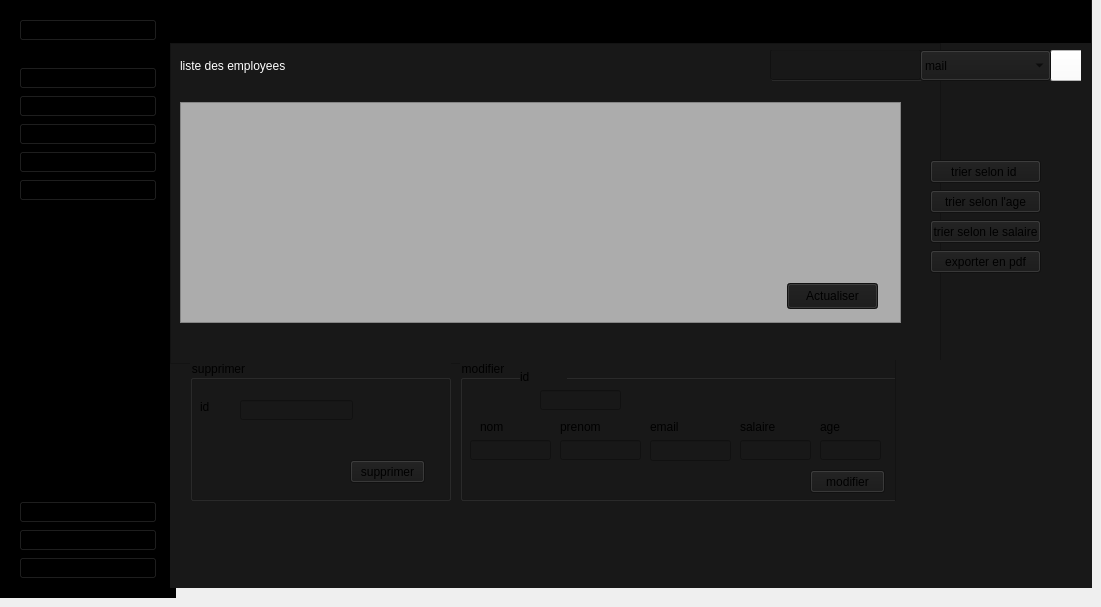
    <widget class="QWidget" name="ListPage">
     <widget class="QWidget" name="leftMenuContainer_2" native="true">
      <property name="geometry">
       <rect>
        <x>0</x>
        <y>0</y>
        <width>176</width>
        <height>598</height>
       </rect>
      </property>
      <property name="styleSheet">
       <string notr="true">background-color:#FFF;
</string>
      </property>
      <layout class="QVBoxLayout" name="verticalLayout_5">
       <property name="leftMargin">
        <number>0</number>
       </property>
       <property name="topMargin">
        <number>0</number>
       </property>
       <property name="rightMargin">
        <number>0</number>
       </property>
       <item>
        <widget class="QWidget" name="leftMenuSubContainer_2" native="true">
         <property name="styleSheet">
          <string notr="true">background-color:rgb(0, 0, 0);</string>
         </property>
         <layout class="QVBoxLayout" name="verticalLayout_7">
          <item alignment="Qt::AlignTop">
           <widget class="QFrame" name="UserSideMenu_2">
            <property name="frameShape">
             <enum>QFrame::StyledPanel</enum>
            </property>
            <property name="frameShadow">
             <enum>QFrame::Raised</enum>
            </property>
            <layout class="QHBoxLayout" name="horizontalLayout_3">
             <item>
              <widget class="QPushButton" name="Account_2">
               <property name="toolTip">
                <string>User</string>
               </property>
               <property name="toolTipDuration">
                <number>16</number>
               </property>
               <property name="styleSheet">
                <string notr="true"/>
               </property>
               <property name="text">
                <string>mon compte</string>
               </property>
               <property name="icon">
                <iconset>
                 <normaloff>icon/user.svg</normaloff>icon/user.svg</iconset>
               </property>
               <property name="iconSize">
                <size>
                 <width>20</width>
                 <height>20</height>
                </size>
               </property>
              </widget>
             </item>
            </layout>
           </widget>
          </item>
          <item>
           <widget class="QFrame" name="MainFunctions_2">
            <property name="sizePolicy">
             <sizepolicy hsizetype="Preferred" vsizetype="Preferred">
              <horstretch>0</horstretch>
              <verstretch>0</verstretch>
             </sizepolicy>
            </property>
            <property name="frameShape">
             <enum>QFrame::StyledPanel</enum>
            </property>
            <property name="frameShadow">
             <enum>QFrame::Raised</enum>
            </property>
            <layout class="QVBoxLayout" name="verticalLayout_8">
             <item>
              <widget class="QPushButton" name="HomeBtn_2">
               <property name="toolTip">
                <string>Home</string>
               </property>
               <property name="text">
                <string>maison</string>
               </property>
               <property name="icon">
                <iconset>
                 <normaloff>icon/home.svg</normaloff>
                 <normalon>icon/home.svg</normalon>icon/home.svg</iconset>
               </property>
               <property name="iconSize">
                <size>
                 <width>20</width>
                 <height>20</height>
                </size>
               </property>
              </widget>
             </item>
             <item>
              <widget class="QPushButton" name="DataBtn_2">
               <property name="toolTip">
                <string>Data</string>
               </property>
               <property name="text">
                <string>donnee employee</string>
               </property>
               <property name="icon">
                <iconset>
                 <normaloff>icon/database.svg</normaloff>
                 <normalon>icon/database.svg</normalon>icon/database.svg</iconset>
               </property>
               <property name="iconSize">
                <size>
                 <width>20</width>
                 <height>20</height>
                </size>
               </property>
              </widget>
             </item>
             <item>
              <widget class="QPushButton" name="addeq_2">
               <property name="styleSheet">
                <string notr="true">font: 75 9pt &quot;MS Shell Dlg 2&quot;;</string>
               </property>
               <property name="text">
                <string>ajouter employee</string>
               </property>
               <property name="icon">
                <iconset>
                 <normaloff>icon/plus.svg</normaloff>icon/plus.svg</iconset>
               </property>
               <property name="iconSize">
                <size>
                 <width>20</width>
                 <height>20</height>
                </size>
               </property>
              </widget>
             </item>
             <item>
              <widget class="QPushButton" name="PdfBtn_2">
               <property name="toolTip">
                <string>Pdf</string>
               </property>
               <property name="text">
                <string>demande de conjée</string>
               </property>
               <property name="icon">
                <iconset>
                 <normaloff>icon/plus.svg</normaloff>icon/plus.svg</iconset>
               </property>
               <property name="iconSize">
                <size>
                 <width>20</width>
                 <height>20</height>
                </size>
               </property>
              </widget>
             </item>
             <item>
              <widget class="QPushButton" name="pushButton_16">
               <property name="text">
                <string>donnee congé</string>
               </property>
               <property name="icon">
                <iconset>
                 <normaloff>icon/database.svg</normaloff>icon/database.svg</iconset>
               </property>
              </widget>
             </item>
             <item>
              <spacer name="verticalSpacer_8">
               <property name="orientation">
                <enum>Qt::Vertical</enum>
               </property>
               <property name="sizeHint" stdset="0">
                <size>
                 <width>20</width>
                 <height>40</height>
                </size>
               </property>
              </spacer>
             </item>
             <item>
              <spacer name="verticalSpacer_9">
               <property name="orientation">
                <enum>Qt::Vertical</enum>
               </property>
               <property name="sizeHint" stdset="0">
                <size>
                 <width>20</width>
                 <height>40</height>
                </size>
               </property>
              </spacer>
             </item>
             <item>
              <spacer name="verticalSpacer_10">
               <property name="orientation">
                <enum>Qt::Vertical</enum>
               </property>
               <property name="sizeHint" stdset="0">
                <size>
                 <width>20</width>
                 <height>40</height>
                </size>
               </property>
              </spacer>
             </item>
             <item>
              <spacer name="verticalSpacer_11">
               <property name="orientation">
                <enum>Qt::Vertical</enum>
               </property>
               <property name="sizeHint" stdset="0">
                <size>
                 <width>20</width>
                 <height>40</height>
                </size>
               </property>
              </spacer>
             </item>
             <item>
              <spacer name="verticalSpacer_12">
               <property name="orientation">
                <enum>Qt::Vertical</enum>
               </property>
               <property name="sizeHint" stdset="0">
                <size>
                 <width>20</width>
                 <height>40</height>
                </size>
               </property>
              </spacer>
             </item>
             <item>
              <spacer name="verticalSpacer_13">
               <property name="orientation">
                <enum>Qt::Vertical</enum>
               </property>
               <property name="sizeHint" stdset="0">
                <size>
                 <width>20</width>
                 <height>40</height>
                </size>
               </property>
              </spacer>
             </item>
             <item>
              <spacer name="verticalSpacer_14">
               <property name="orientation">
                <enum>Qt::Vertical</enum>
               </property>
               <property name="sizeHint" stdset="0">
                <size>
                 <width>20</width>
                 <height>40</height>
                </size>
               </property>
              </spacer>
             </item>
            </layout>
           </widget>
          </item>
          <item alignment="Qt::AlignBottom">
           <widget class="QFrame" name="AppFunction_2">
            <property name="frameShape">
             <enum>QFrame::StyledPanel</enum>
            </property>
            <property name="frameShadow">
             <enum>QFrame::Raised</enum>
            </property>
            <layout class="QVBoxLayout" name="verticalLayout_9">
             <item>
              <widget class="QPushButton" name="SettingsBtn_2">
               <property name="toolTip">
                <string>Settings</string>
               </property>
               <property name="text">
                <string>parametre</string>
               </property>
               <property name="icon">
                <iconset>
                 <normaloff>icon/settings.svg</normaloff>
                 <disabledoff>icon/settings.svg</disabledoff>icon/settings.svg</iconset>
               </property>
               <property name="iconSize">
                <size>
                 <width>20</width>
                 <height>20</height>
                </size>
               </property>
              </widget>
             </item>
             <item>
              <widget class="QPushButton" name="HelpBtn_2">
               <property name="toolTip">
                <string>Help</string>
               </property>
               <property name="text">
                <string>aide</string>
               </property>
               <property name="icon">
                <iconset>
                 <normaloff>icon/help-circle.svg</normaloff>
                 <normalon>icon/help-circle.svg</normalon>icon/help-circle.svg</iconset>
               </property>
               <property name="iconSize">
                <size>
                 <width>20</width>
                 <height>20</height>
                </size>
               </property>
              </widget>
             </item>
             <item>
              <widget class="QPushButton" name="LogoutBtn_2">
               <property name="toolTip">
                <string>Logout</string>
               </property>
               <property name="text">
                <string>deconnecter</string>
               </property>
               <property name="icon">
                <iconset>
                 <normaloff>icon/log-out.svg</normaloff>
                 <normalon>icon/log-out.svg</normalon>icon/log-out.svg</iconset>
               </property>
               <property name="iconSize">
                <size>
                 <width>20</width>
                 <height>20</height>
                </size>
               </property>
              </widget>
             </item>
            </layout>
           </widget>
          </item>
         </layout>
        </widget>
       </item>
      </layout>
     </widget>
     <widget class="QWidget" name="mainBodyContainer_2" native="true">
      <property name="geometry">
       <rect>
        <x>170</x>
        <y>-10</y>
        <width>922</width>
        <height>598</height>
       </rect>
      </property>
      <property name="styleSheet">
       <string notr="true">background-color:#181818 ;</string>
      </property>
      <widget class="QFrame" name="TopBar_2">
       <property name="geometry">
        <rect>
         <x>0</x>
         <y>0</y>
         <width>921</width>
         <height>53</height>
        </rect>
       </property>
       <property name="styleSheet">
        <string notr="true">background-color:rgb(0, 0, 0);</string>
       </property>
       <property name="frameShape">
        <enum>QFrame::StyledPanel</enum>
       </property>
       <property name="frameShadow">
        <enum>QFrame::Raised</enum>
       </property>
       <layout class="QVBoxLayout" name="verticalLayout_10">
        <item>
         <widget class="QLabel" name="Actor_2">
          <property name="styleSheet">
           <string notr="true">font: 75 16pt &quot;MS Shell Dlg 2&quot;;</string>
          </property>
          <property name="text">
           <string>responsable resource humaine</string>
          </property>
         </widget>
        </item>
       </layout>
      </widget>
      <widget class="QFrame" name="MainContent_2">
       <property name="geometry">
        <rect>
         <x>0</x>
         <y>53</y>
         <width>771</width>
         <height>321</height>
        </rect>
       </property>
       <property name="frameShape">
        <enum>QFrame::StyledPanel</enum>
       </property>
       <property name="frameShadow">
        <enum>QFrame::Raised</enum>
       </property>
       <widget class="QLabel" name="label">
        <property name="geometry">
         <rect>
          <x>10</x>
          <y>10</y>
          <width>150</width>
          <height>25</height>
         </rect>
        </property>
        <property name="styleSheet">
         <string notr="true">color:#fff;
font: 75 12pt &quot;MS Shell Dlg 2&quot;;</string>
        </property>
        <property name="text">
         <string>liste des employees</string>
        </property>
       </widget>
       <widget class="QTableView" name="table">
        <property name="geometry">
         <rect>
          <x>10</x>
          <y>59</y>
          <width>721</width>
          <height>221</height>
         </rect>
        </property>
        <property name="styleSheet">
         <string notr="true">background-color: rgb(172, 172, 172);
color: rgb(0, 0, 0);</string>
        </property>
       </widget>
       <widget class="QPushButton" name="PdfBtn_3">
        <property name="geometry">
         <rect>
          <x>617</x>
          <y>240</y>
          <width>91</width>
          <height>26</height>
         </rect>
        </property>
        <property name="toolTip">
         <string>Pdf</string>
        </property>
        <property name="styleSheet">
         <string notr="true"/>
        </property>
        <property name="text">
         <string>Actualiser</string>
        </property>
        <property name="icon">
         <iconset>
          <normaloff>icon/refresh-ccw.svg</normaloff>icon/refresh-ccw.svg</iconset>
        </property>
        <property name="iconSize">
         <size>
          <width>20</width>
          <height>20</height>
         </size>
        </property>
       </widget>
      </widget>
      <widget class="QGroupBox" name="SearchBox">
       <property name="geometry">
        <rect>
         <x>600</x>
         <y>60</y>
         <width>311</width>
         <height>31</height>
        </rect>
       </property>
       <property name="title">
        <string/>
       </property>
       <widget class="QPushButton" name="pushButton">
        <property name="geometry">
         <rect>
          <x>280</x>
          <y>0</y>
          <width>61</width>
          <height>31</height>
         </rect>
        </property>
        <property name="styleSheet">
         <string notr="true">background-color:#fff;</string>
        </property>
        <property name="text">
         <string/>
        </property>
        <property name="icon">
         <iconset>
          <normaloff>icon/search.svg</normaloff>
          <normalon>icon/search.svg</normalon>
          <disabledoff>icon/search.svg</disabledoff>
          <disabledon>icon/search.svg</disabledon>
          <activeoff>icon/search.svg</activeoff>
          <activeon>icon/search.svg</activeon>
          <selectedoff>icon/search.svg</selectedoff>
          <selectedon>icon/search.svg</selectedon>icon/search.svg</iconset>
        </property>
       </widget>
       <widget class="QLineEdit" name="lineEdit_49">
        <property name="geometry">
         <rect>
          <x>0</x>
          <y>-1</y>
          <width>151</width>
          <height>31</height>
         </rect>
        </property>
       </widget>
       <widget class="QComboBox" name="comboBox">
        <property name="geometry">
         <rect>
          <x>150</x>
          <y>0</y>
          <width>131</width>
          <height>31</height>
         </rect>
        </property>
        <item>
         <property name="text">
          <string>mail</string>
         </property>
        </item>
        <item>
         <property name="text">
          <string>nom</string>
         </property>
        </item>
        <item>
         <property name="text">
          <string>prenom</string>
         </property>
        </item>
       </widget>
      </widget>
      <widget class="QGroupBox" name="groupBox">
       <property name="geometry">
        <rect>
         <x>20</x>
         <y>370</y>
         <width>261</width>
         <height>141</height>
        </rect>
       </property>
       <property name="title">
        <string>supprimer</string>
       </property>
       <widget class="QLabel" name="label_7">
        <property name="geometry">
         <rect>
          <x>10</x>
          <y>40</y>
          <width>47</width>
          <height>14</height>
         </rect>
        </property>
        <property name="text">
         <string>id</string>
        </property>
       </widget>
       <widget class="QLineEdit" name="lineEdit_6">
        <property name="geometry">
         <rect>
          <x>50</x>
          <y>40</y>
          <width>113</width>
          <height>20</height>
         </rect>
        </property>
       </widget>
       <widget class="QPushButton" name="pushButton_3">
        <property name="geometry">
         <rect>
          <x>160</x>
          <y>100</y>
          <width>75</width>
          <height>23</height>
         </rect>
        </property>
        <property name="text">
         <string>supprimer</string>
        </property>
       </widget>
      </widget>
      <widget class="QGroupBox" name="groupBox_2">
       <property name="geometry">
        <rect>
         <x>290</x>
         <y>370</y>
         <width>561</width>
         <height>141</height>
        </rect>
       </property>
       <property name="title">
        <string>modifier</string>
       </property>
       <widget class="QLineEdit" name="lineEdit_7">
        <property name="geometry">
         <rect>
          <x>80</x>
          <y>30</y>
          <width>81</width>
          <height>20</height>
         </rect>
        </property>
       </widget>
       <widget class="QLineEdit" name="lineEdit_8">
        <property name="geometry">
         <rect>
          <x>10</x>
          <y>80</y>
          <width>81</width>
          <height>20</height>
         </rect>
        </property>
       </widget>
       <widget class="QLineEdit" name="lineEdit_9">
        <property name="geometry">
         <rect>
          <x>100</x>
          <y>80</y>
          <width>81</width>
          <height>20</height>
         </rect>
        </property>
       </widget>
       <widget class="QLineEdit" name="lineEdit_10">
        <property name="geometry">
         <rect>
          <x>190</x>
          <y>80</y>
          <width>81</width>
          <height>21</height>
         </rect>
        </property>
       </widget>
       <widget class="QLabel" name="label_8">
        <property name="geometry">
         <rect>
          <x>60</x>
          <y>10</y>
          <width>47</width>
          <height>14</height>
         </rect>
        </property>
        <property name="text">
         <string>id</string>
        </property>
       </widget>
       <widget class="QLabel" name="label_16">
        <property name="geometry">
         <rect>
          <x>20</x>
          <y>60</y>
          <width>47</width>
          <height>14</height>
         </rect>
        </property>
        <property name="text">
         <string>nom</string>
        </property>
       </widget>
       <widget class="QLabel" name="label_17">
        <property name="geometry">
         <rect>
          <x>100</x>
          <y>60</y>
          <width>47</width>
          <height>14</height>
         </rect>
        </property>
        <property name="text">
         <string>prenom</string>
        </property>
       </widget>
       <widget class="QLabel" name="label_18">
        <property name="geometry">
         <rect>
          <x>190</x>
          <y>60</y>
          <width>47</width>
          <height>14</height>
         </rect>
        </property>
        <property name="text">
         <string>email</string>
        </property>
       </widget>
       <widget class="QLabel" name="label_19">
        <property name="geometry">
         <rect>
          <x>280</x>
          <y>60</y>
          <width>47</width>
          <height>14</height>
         </rect>
        </property>
        <property name="text">
         <string>salaire</string>
        </property>
       </widget>
       <widget class="QLineEdit" name="lineEdit_11">
        <property name="geometry">
         <rect>
          <x>280</x>
          <y>80</y>
          <width>71</width>
          <height>20</height>
         </rect>
        </property>
       </widget>
       <widget class="QPushButton" name="pushButton_4">
        <property name="geometry">
         <rect>
          <x>470</x>
          <y>110</y>
          <width>75</width>
          <height>23</height>
         </rect>
        </property>
        <property name="text">
         <string>update</string>
        </property>
       </widget>
       <widget class="QLabel" name="label_20">
        <property name="geometry">
         <rect>
          <x>360</x>
          <y>60</y>
          <width>47</width>
          <height>14</height>
         </rect>
        </property>
        <property name="text">
         <string>age</string>
        </property>
       </widget>
       <widget class="QLineEdit" name="lineEdit_12">
        <property name="geometry">
         <rect>
          <x>360</x>
          <y>80</y>
          <width>61</width>
          <height>20</height>
         </rect>
        </property>
       </widget>
       <widget class="QTextBrowser" name="textBrowser">
        <property name="geometry">
         <rect>
          <x>435</x>
          <y>-50</y>
          <width>231</width>
          <height>192</height>
         </rect>
        </property>
       </widget>
       <widget class="QPushButton" name="pushButton_17">
        <property name="geometry">
         <rect>
          <x>350</x>
          <y>110</y>
          <width>75</width>
          <height>23</height>
         </rect>
        </property>
        <property name="text">
         <string>modifier</string>
        </property>
       </widget>
      </widget>
      <widget class="QPushButton" name="pushButton_5">
       <property name="geometry">
        <rect>
         <x>760</x>
         <y>170</y>
         <width>111</width>
         <height>23</height>
        </rect>
       </property>
       <property name="text">
        <string>trier selon id </string>
       </property>
      </widget>
      <widget class="QPushButton" name="pushButton_6">
       <property name="geometry">
        <rect>
         <x>760</x>
         <y>200</y>
         <width>111</width>
         <height>23</height>
        </rect>
       </property>
       <property name="text">
        <string>trier selon l'age</string>
       </property>
      </widget>
      <widget class="QPushButton" name="pushButton_7">
       <property name="geometry">
        <rect>
         <x>760</x>
         <y>230</y>
         <width>111</width>
         <height>23</height>
        </rect>
       </property>
       <property name="text">
        <string>trier selon le salaire</string>
       </property>
      </widget>
      <widget class="QPushButton" name="pushButton_10">
       <property name="geometry">
        <rect>
         <x>760</x>
         <y>260</y>
         <width>111</width>
         <height>23</height>
        </rect>
       </property>
       <property name="text">
        <string>exporter en pdf</string>
       </property>
      </widget>
     </widget>
    </widget>
